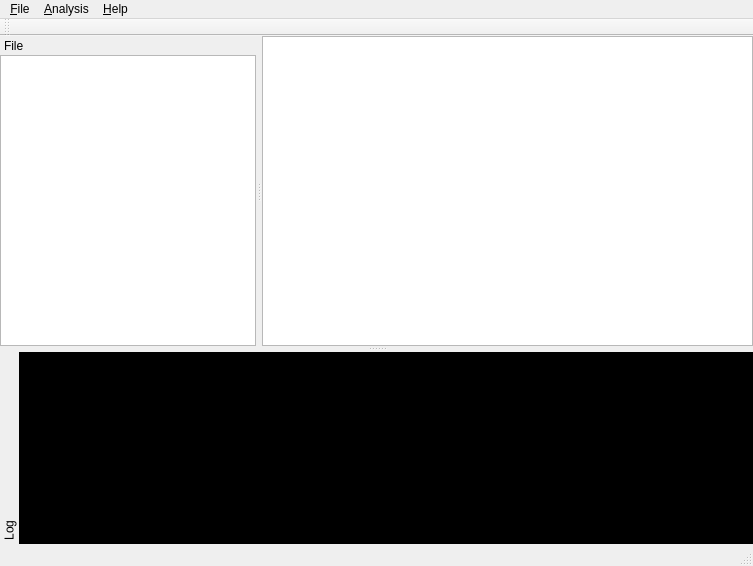
<?xml version="1.0" encoding="UTF-8"?>
<ui version="4.0">
 <class>MainWindow</class>
 <widget class="QMainWindow" name="MainWindow">
  <property name="geometry">
   <rect>
    <x>0</x>
    <y>0</y>
    <width>753</width>
    <height>566</height>
   </rect>
  </property>
  <property name="windowTitle">
   <string>RTM-GWAS</string>
  </property>
  <widget class="QWidget" name="centralWidget">
   <layout class="QVBoxLayout" name="verticalLayout">
    <property name="leftMargin">
     <number>0</number>
    </property>
    <property name="topMargin">
     <number>0</number>
    </property>
    <property name="rightMargin">
     <number>0</number>
    </property>
    <property name="bottomMargin">
     <number>0</number>
    </property>
    <item>
     <widget class="QPlainTextEdit" name="plainTextEditData">
      <property name="readOnly">
       <bool>true</bool>
      </property>
     </widget>
    </item>
   </layout>
  </widget>
  <widget class="QMenuBar" name="menuBar">
   <property name="geometry">
    <rect>
     <x>0</x>
     <y>0</y>
     <width>753</width>
     <height>23</height>
    </rect>
   </property>
   <widget class="QMenu" name="menuFile">
    <property name="title">
     <string>&amp;File</string>
    </property>
    <addaction name="actionChangeDir"/>
    <addaction name="separator"/>
    <addaction name="actionExit"/>
   </widget>
   <widget class="QMenu" name="menuAnalysis">
    <property name="title">
     <string>&amp;Analysis</string>
    </property>
    <addaction name="actionSNPLDB"/>
    <addaction name="actionGSC"/>
    <addaction name="actionAssociation"/>
   </widget>
   <widget class="QMenu" name="menuHelp">
    <property name="title">
     <string>&amp;Help</string>
    </property>
    <addaction name="actionContents"/>
    <addaction name="actionAbout"/>
   </widget>
   <addaction name="menuFile"/>
   <addaction name="menuAnalysis"/>
   <addaction name="menuHelp"/>
  </widget>
  <widget class="QToolBar" name="mainToolBar">
   <attribute name="toolBarArea">
    <enum>TopToolBarArea</enum>
   </attribute>
   <attribute name="toolBarBreak">
    <bool>false</bool>
   </attribute>
  </widget>
  <widget class="QStatusBar" name="statusBar"/>
  <widget class="QDockWidget" name="dockWidgetFile">
   <property name="features">
    <set>QDockWidget::DockWidgetMovable</set>
   </property>
   <property name="windowTitle">
    <string>File</string>
   </property>
   <attribute name="dockWidgetArea">
    <number>1</number>
   </attribute>
   <widget class="QWidget" name="dockWidgetContentsFile">
    <layout class="QVBoxLayout" name="verticalLayout_2">
     <property name="leftMargin">
      <number>0</number>
     </property>
     <property name="topMargin">
      <number>0</number>
     </property>
     <property name="rightMargin">
      <number>0</number>
     </property>
     <property name="bottomMargin">
      <number>0</number>
     </property>
     <item>
      <widget class="QListWidget" name="listWidgetFile"/>
     </item>
    </layout>
   </widget>
  </widget>
  <widget class="QDockWidget" name="dockWidgetLog">
   <property name="features">
    <set>QDockWidget::DockWidgetMovable|QDockWidget::DockWidgetVerticalTitleBar</set>
   </property>
   <property name="windowTitle">
    <string>Log</string>
   </property>
   <attribute name="dockWidgetArea">
    <number>8</number>
   </attribute>
   <widget class="QWidget" name="dockWidgetContentsLog">
    <layout class="QVBoxLayout" name="verticalLayout_3">
     <property name="leftMargin">
      <number>0</number>
     </property>
     <property name="topMargin">
      <number>0</number>
     </property>
     <property name="rightMargin">
      <number>0</number>
     </property>
     <property name="bottomMargin">
      <number>0</number>
     </property>
     <item>
      <widget class="QPlainTextEdit" name="plainTextEditLog">
       <property name="styleSheet">
        <string notr="true">background-color: rgb(0, 0, 0);
color: rgb(0, 255, 0);</string>
       </property>
       <property name="readOnly">
        <bool>true</bool>
       </property>
      </widget>
     </item>
    </layout>
   </widget>
  </widget>
  <action name="actionChangeDir">
   <property name="text">
    <string>&amp;Change dir</string>
   </property>
  </action>
  <action name="actionExit">
   <property name="text">
    <string>E&amp;xit</string>
   </property>
   <property name="shortcut">
    <string>Ctrl+Q</string>
   </property>
  </action>
  <action name="actionSNPLDB">
   <property name="text">
    <string>&amp;SNPLDB</string>
   </property>
  </action>
  <action name="actionGSC">
   <property name="text">
    <string>&amp;GSC</string>
   </property>
  </action>
  <action name="actionAssociation">
   <property name="text">
    <string>&amp;Association</string>
   </property>
  </action>
  <action name="actionContents">
   <property name="text">
    <string>Con&amp;tents</string>
   </property>
  </action>
  <action name="actionAbout">
   <property name="text">
    <string>A&amp;bout</string>
   </property>
  </action>
 </widget>
 <layoutdefault spacing="6" margin="11"/>
 <tabstops>
  <tabstop>listWidgetFile</tabstop>
  <tabstop>plainTextEditData</tabstop>
  <tabstop>plainTextEditLog</tabstop>
 </tabstops>
 <resources/>
 <connections>
  <connection>
   <sender>actionExit</sender>
   <signal>triggered()</signal>
   <receiver>MainWindow</receiver>
   <slot>close()</slot>
   <hints>
    <hint type="sourcelabel">
     <x>-1</x>
     <y>-1</y>
    </hint>
    <hint type="destinationlabel">
     <x>376</x>
     <y>282</y>
    </hint>
   </hints>
  </connection>
 </connections>
</ui>
